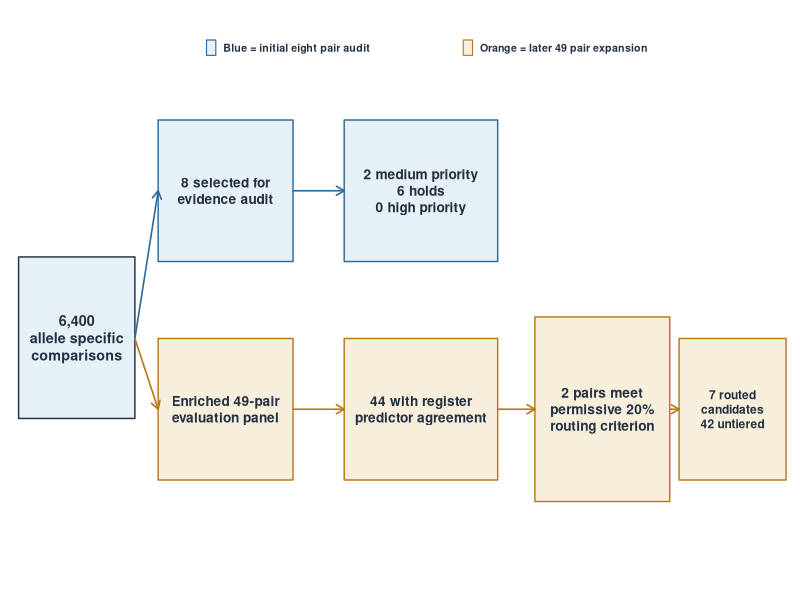
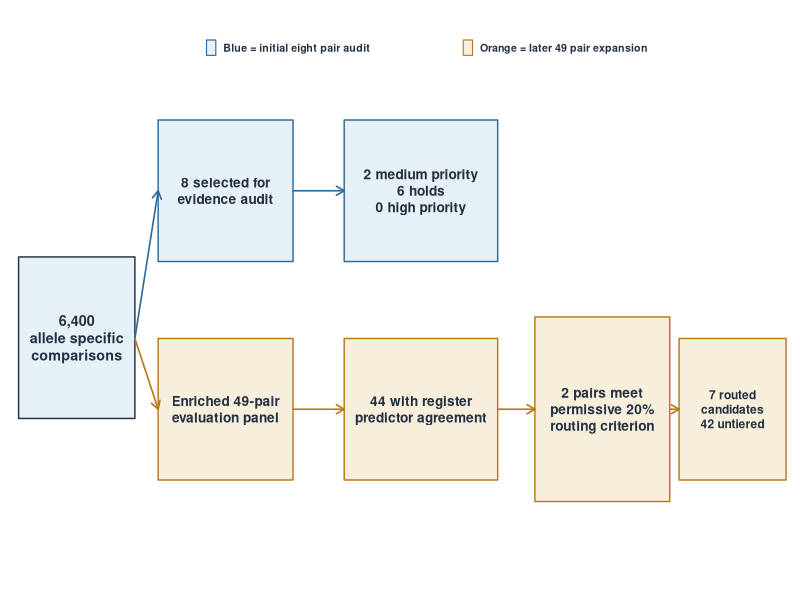
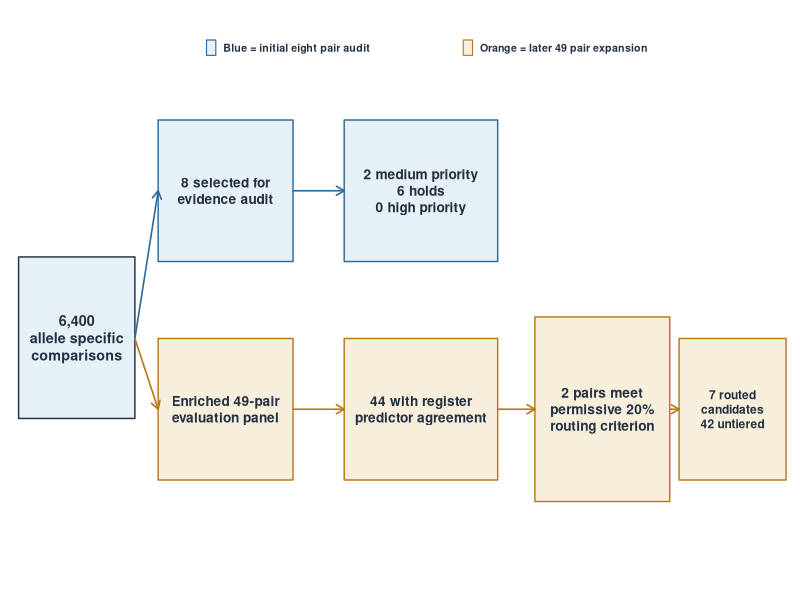
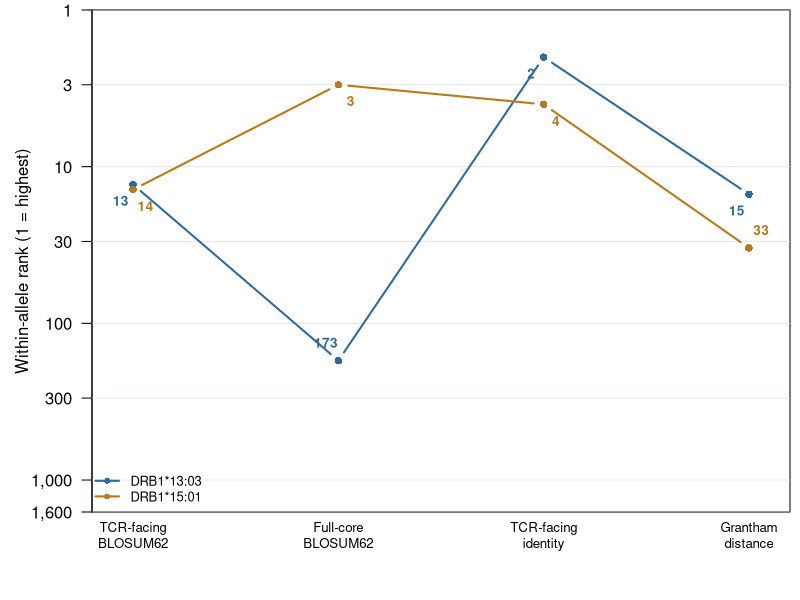
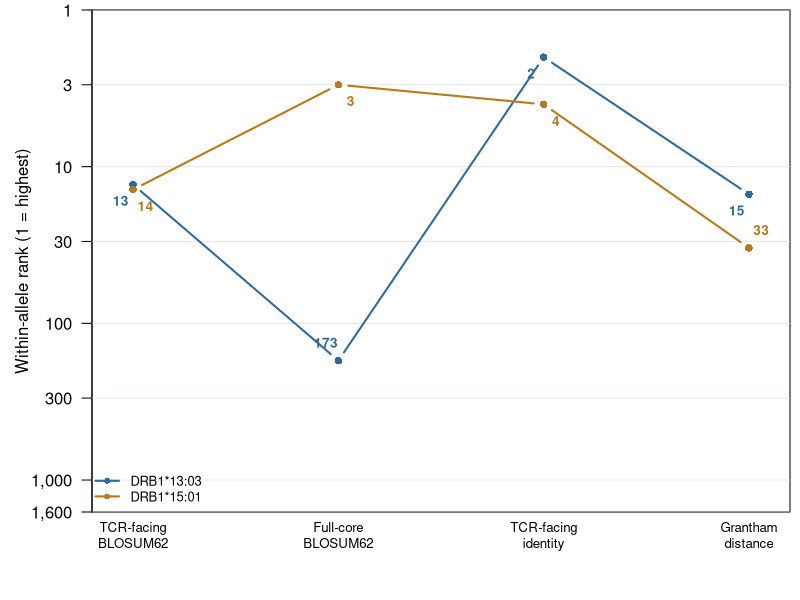
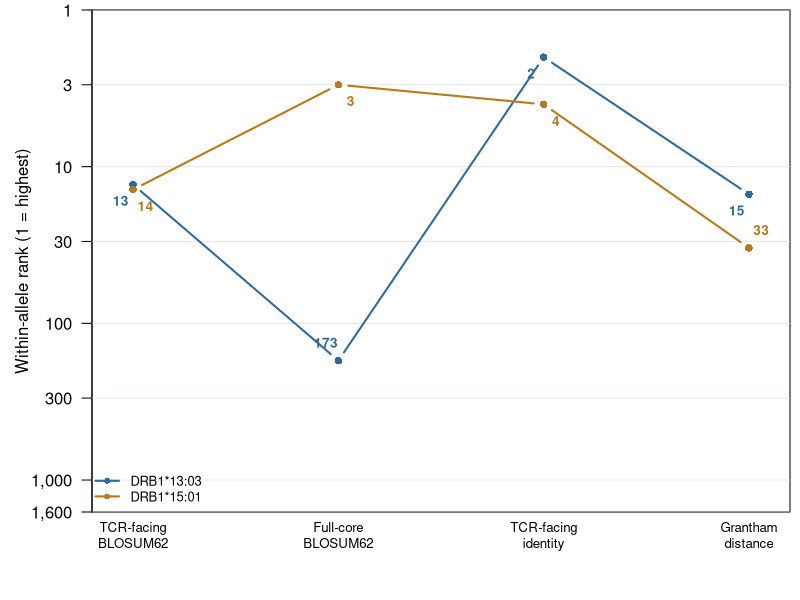

Write R code to recreate these figures, in order.
out_dir <- '/Users/anishsharma/Library/Mobile Documents/com~apple~CloudDocs/ebv_ms_publication/manuscript_figures_v2'
dir.create(out_dir, recursive=TRUE, showWarnings=FALSE)

ink <- '#233142'; blue <- '#2F6B9A'; light_blue <- '#E6F0F7'; gold <- '#B87918'; light_gold <- '#F7EEDB'; gray <- '#637381'; red <- '#AE4A45'
open_device <- function(stem, ext, w, h) {
  p <- file.path(out_dir, paste0(stem, '.', ext))
  if (ext == 'png') png(p, width=w, height=h, units='in', res=400, type='cairo')
  if (ext == 'pdf') pdf(p, width=w, height=h, useDingbats=FALSE)
  if (ext == 'svg') svg(p, width=w, height=h)
}
close_device <- function() dev.off()
for (ext in c('png','pdf','svg')) {
  open_device('figure_1_branched_workflow', ext, 8.6, 4.8)
  par(mar=c(0,0,0,0), xaxs='i', yaxs='i', family='Helvetica')
  plot.new(); plot.window(xlim=c(0,8.6), ylim=c(0,3.9))
  box <- function(x,y,w,h,txt,fill,border=ink,cex=.82,bold=FALSE) {
    rect(x,y,x+w,y+h,col=fill,border=border,lwd=1.4)
    text(x+w/2,y+h/2,txt,cex=cex,col=ink,font=2)
  }
  arrow <- function(x1,y1,x2,y2,col) arrows(x1,y1,x2,y2,length=.09,lwd=1.6,col=col)
  box(.20,1.18,1.25,1.05,'6,400\nallele specific\ncomparisons',light_blue,cex=.86,bold=TRUE)
  box(1.70,2.20,1.45,.92,'8 selected for\nevidence audit',light_blue,blue)
  box(3.70,2.20,1.65,.92,'2 medium priority\n6 holds\n0 high priority',light_blue,blue)
  box(1.70,.78,1.45,.92,'Enriched 49-pair\nevaluation panel',light_gold,gold)
  box(3.70,.78,1.65,.92,'44 with register\npredictor agreement',light_gold,gold)
  box(5.75,.64,1.45,1.20,'2 pairs meet\npermissive 20%\nrouting criterion',light_gold,gold)
  box(7.30,.78,1.15,.92,'7 routed\ncandidates\n42 untiered',light_gold,gold,cex=.72)
  arrow(1.45,1.70,1.70,2.66,blue); arrow(1.45,1.70,1.70,1.24,gold)
  arrow(3.15,2.66,3.70,2.66,blue); arrow(3.15,1.24,3.70,1.24,gold); arrow(5.35,1.24,5.75,1.24,gold); arrow(7.20,1.24,7.30,1.24,gold)
  rect(2.22,3.54,2.32,3.64,col=light_blue,border=blue,lwd=1.1)
  text(2.40,3.59,'Blue = initial eight pair audit',adj=c(0,0.5),cex=.64,col=ink,font=2)
  rect(4.98,3.54,5.08,3.64,col=light_gold,border=gold,lwd=1.1)
  text(5.16,3.59,'Orange = later 49 pair expansion',adj=c(0,0.5),cex=.64,col=ink,font=2)
  close_device()
}

for (ext in c('png','pdf','svg')) {
  open_device('figure_4_rank_sensitivity', ext, 7.2, 4.2)
  par(mar=c(4.4,4.6,0.5,.5), xaxs='i', yaxs='i')
  ranks <- rbind(c(13,173,2,15),c(14,3,4,33))
  cols <- c(blue,gold); xx <- 1:4
  plot(xx, ranks[1,], log='y', ylim=c(1600,1), xlim=c(.8,4.2), type='n', xaxt='n', yaxt='n', xlab='', ylab='Within-allele rank (1 = highest)')
  axis(1,at=xx,labels=c('TCR-facing\nBLOSUM62','Full-core\nBLOSUM62','TCR-facing\nidentity','Grantham\ndistance'),tick=FALSE,cex.axis=.80)
  axis(2,at=c(1,3,10,30,100,300,1000,1600),labels=c('1','3','10','30','100','300','1,000','1,600'),las=1)
  abline(h=c(1,3,10,30,100,300,1000,1600),col='#D9E0E5',lwd=.7)
  for (i in 1:2) {
    lines(xx,ranks[i,],type='b',pch=16,lwd=2,col=cols[i])
    for (j in 1:4) text(xx[j] + ifelse(i == 1, -.06, .06), ranks[i,j], labels=ranks[i,j], pos=ifelse(ranks[i,j]<30,1,3), offset=.65, cex=.82, col=cols[i], font=2)
  }
  legend('bottomleft',legend=c('DRB1*13:03','DRB1*15:01'),col=cols,lty=1,pch=16,lwd=2,bty='n',cex=.78)
  close_device()
}
